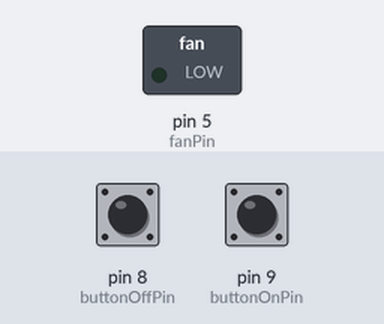
Recording of a sketch running on a simulated Arduino Uno, built with avr-gcc and run on an emulated ATmega328P. Parts: switched loads named in the sketch (green lamp = pin HIGH). The inputs (shaded band) are chosen by the test bench; at power-on: pin 9 (buttonOnPin) HIGH, pin 8 (buttonOffPin) HIGH.

Above: at 1.2 s.
1.3 s: pin 9 (buttonOnPin) pulled LOW for 0.15 s
At 2.4 s:
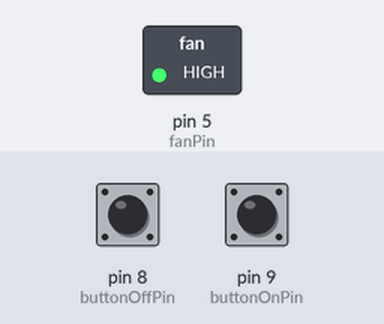
2.9 s: pin 8 (buttonOffPin) pulled LOW for 0.15 s
At 3.6 s:
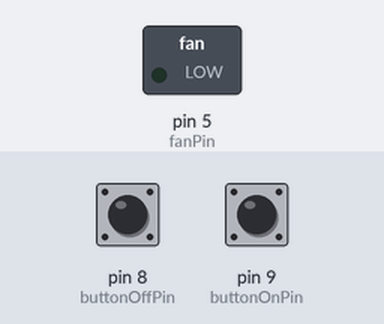
4.5 s: pin 9 (buttonOnPin) pulled LOW for 1 s
At 4.8 s:
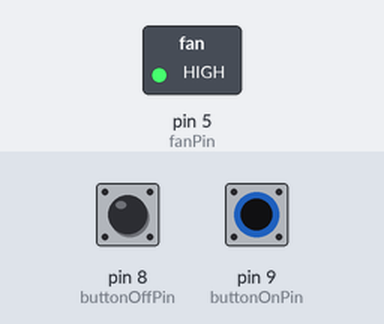
Timing chart, 0 to 7.5 s (numbered marks = the images above; inputs shaded):
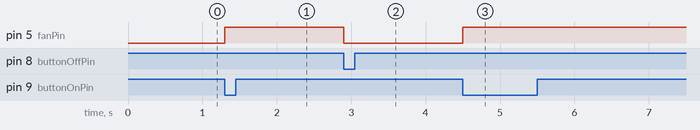

The sketch:

OnOffButton.ino
```cpp
const int fanPin = 5;
const int buttonOnPin = 9;
const int buttonOffPin = 8;

void setup()
{
  pinMode(fanPin, OUTPUT);
  pinMode(buttonOnPin, INPUT_PULLUP);
  pinMode(buttonOffPin, INPUT_PULLUP);
}

void loop()
{
  if (digitalRead(buttonOnPin) == LOW)
  {
    digitalWrite(fanPin, HIGH);
  }
  else if (digitalRead(buttonOffPin) == LOW)
  {
    digitalWrite(fanPin, LOW);
  }
}
```

Measured:
- after the input at 1.3 s, pin 5 (fanPin): LOW → HIGH at once
- after the input at 2.9 s, pin 5 (fanPin): HIGH → LOW at once
- after the input at 4.5 s, pin 5 (fanPin): LOW → HIGH at once
